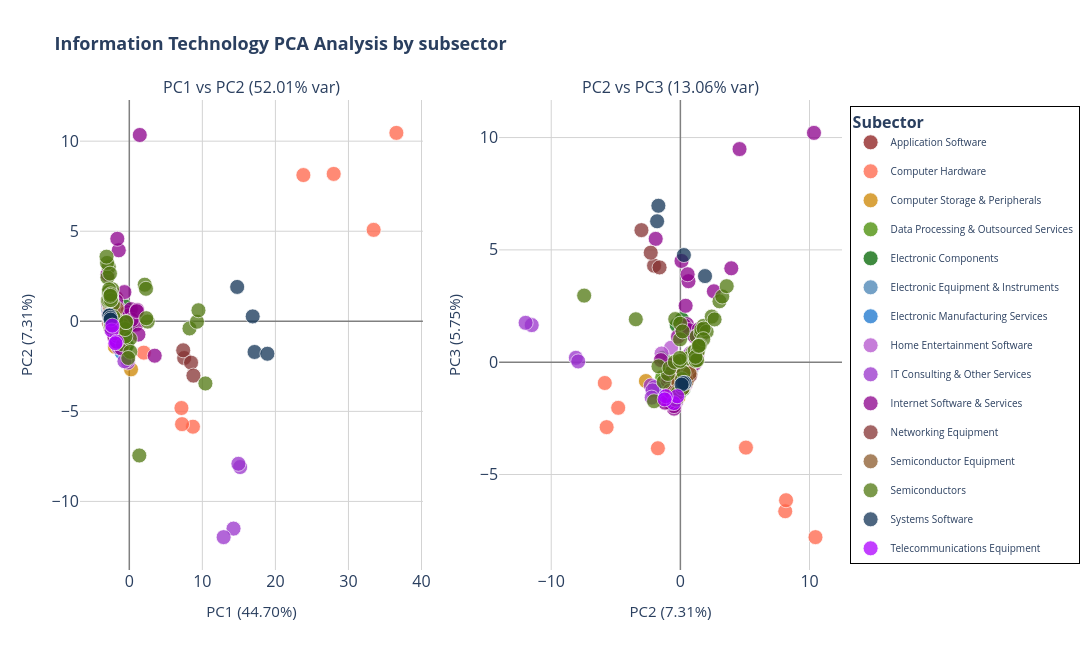

The notebook cell saved with this chart:
### Code cell
###>> Plot3: Interactive 2D PCA with 2 subplots

fig = make_subplots(
    rows=1, cols=2,
    subplot_titles=(
        f'PC1 vs PC2 ({(pca.explained_variance_ratio_[0] + pca.explained_variance_ratio_[1])*100:.2f}% var)',
        f'PC2 vs PC3 ({(pca.explained_variance_ratio_[1] + pca.explained_variance_ratio_[2])*100:.2f}% var)'
    )
)

# Create sector to color mapping
sectors = sorted(df_pca_plot['Subsector'].unique())
sector_colors = {sector: r_palette[i % len(r_palette)] 
                 for i, sector in enumerate(sectors)}

# PC1 vs PC2
for sector in sectors:
    sector_data = df_pca_plot[df_pca_plot['Subsector'] == sector]
    
    fig.add_trace(
        go.Scatter(x=sector_data['PC1'],y=sector_data['PC2'],
                   mode='markers',name=sector,
                   marker=dict(size=15,
                               color=sector_colors[sector],
                               opacity=0.75,
                               line=dict(width=0.8, color='white')),
                               text=sector_data['Ticker'],
                               hovertemplate='<b>%{text}</b><br>' +
                               f'{sector}<br>' +
                               'PC1: %{x:.2f}<br>' +
                               'PC2: %{y:.2f}<br>' +
                            '<extra></extra>',
                            legendgroup=sector,
                            showlegend=True
                            ),
                          row=1, col=1
                          )

# PC2 vs PC3
for sector in sectors:
    sector_data = df_pca_plot[df_pca_plot['Subsector'] == sector]
    
    fig.add_trace(
        go.Scatter(x=sector_data['PC2'],y=sector_data['PC3'],
                   mode='markers',name=sector,
                   marker=dict(size=15,
                               color=sector_colors[sector],
                               opacity=0.75,
                               line=dict(width=0.8, color='white')),
                               text=sector_data['Ticker'],
                               hovertemplate='<b>%{text}</b><br>' +
                               f'{sector}<br>' +
                               'PC2: %{x:.2f}<br>' +
                               'PC3: %{y:.2f}<br>' +
                            '<extra></extra>',
                            legendgroup=sector,
                            showlegend=False
                            ),
                        row=1, col=2
                        )

# Update axes
fig.update_xaxes(
    title_text=f'PC1 ({pca.explained_variance_ratio_[0]*100:.2f}%)',
    title_font=dict(size=15),  
    gridcolor='lightgray',
    showgrid=True,
    zeroline=True,
    zerolinecolor='gray',
    zerolinewidth=1.5,
    row=1, col=1
)
fig.update_yaxes(
    title_text=f'PC2 ({pca.explained_variance_ratio_[1]*100:.2f}%)',
    title_font=dict(size=15),  
    gridcolor='lightgray',
    showgrid=True,
    zeroline=True,
    zerolinecolor='gray',
    zerolinewidth=1.5,
    row=1, col=1
)
fig.update_xaxes(
    title_text=f'PC2 ({pca.explained_variance_ratio_[1]*100:.2f}%)',
    title_font=dict(size=15),  
    gridcolor='lightgray',
    showgrid=True,
    zeroline=True,
    zerolinecolor='gray',
    zerolinewidth=1.5,
    row=1, col=2
)
fig.update_yaxes(
    title_text=f'PC3 ({pca.explained_variance_ratio_[2]*100:.2f}%)',
    title_font=dict(size=15),  
    gridcolor='lightgray',
    showgrid=True,
    zeroline=True,
    zerolinecolor='gray',
    zerolinewidth=1.5,
    row=1, col=2
)

fig.update_layout(
    width=1500,
    height=650,
    title_text="<b>Information Technology PCA Analysis by subsector</b>",
    title_font_size=18,
    hovermode='closest',
    plot_bgcolor='white',
    legend=dict(
        title=dict(text='<b>Subector</b>', font=dict(size=16)),
        yanchor="middle",
        y=0.5,
        xanchor="left",
        x=1.01,
        bgcolor="rgba(255,255,255,0.95)",
        bordercolor="black",
        borderwidth=1,
        font=dict(size=10)
    )
)
fig.update_xaxes(tickfont=dict(size=16))
fig.update_yaxes(tickfont=dict(size=16))
fig.show()

## >> save as html and png for sharing
FILE_NAME = f"IT_subsector_pca_PC1_PC2_PC3_test11"
fig.write_html(f"{HTML_PATH}/{FILE_NAME}.html")
fig.write_image(f"{FIG_PATH}/{FILE_NAME}.png",
               width=1500, height=650,
               scale=3          # Scale factor (like DPI multiplier)
               )

# allow to open automatically in the default browser
# import webbrowser
webbrowser.open(f"{HTML_PATH}/{FILE_NAME}.html")

### Figure 1 — Plotly figure (JSON) as saved in the notebook; plotly's stock layout.template omitted (floating-point values rounded to 4 significant figures)
{"data": [{"hovertemplate": "<b>%{text}</b><br>Application Software<br>PC1: %{x:.2f}<br>PC2: %{y:.2f}<br><extra></extra>", "legendgroup": "Application Software", "marker": {"color": "#8B1A1A", "line": {"color": "white", "width": 0.8}, "opacity": 0.75, "size": 15}, "mode": "markers", "name": "Application Software", "showlegend": true, "text": ["ADBE", "ADBE", "ADBE", "ADBE", "ADSK", "ADSK", "ADSK", "ADSK", "SYMC", "SYMC", "SYMC", "SYMC", "TDC", "TDC", "TDC", "TDC"], "type": "scatter", "x": [-2.203, -2.112, -1.938, -1.696, -2.586, -2.643, -2.55, -2.527, -1.381, -1.947, -1.752, -1.793, -2.582, -2.622, -2.601, -2.765], "xaxis": "x", "y": [0.02278, -0.1119, 0.1682, 0.4727, 0.5492, 0.4914, -0.09494, 0.09411, -0.5649, -0.4191, -0.7809, 1.304, 0.4337, 0.334, 0.17, -0.108], "yaxis": "y"}, {"hovertemplate": "<b>%{text}</b><br>Computer Hardware<br>PC1: %{x:.2f}<br>PC2: %{y:.2f}<br><extra></extra>", "legendgroup": "Computer Hardware", "marker": {"color": "#FF6347", "line": {"color": "white", "width": 0.8}, "opacity": 0.75, "size": 15}, "mode": "markers", "name": "Computer Hardware", "showlegend": true, "text": ["AAPL", "AAPL", "AAPL", "AAPL", "HPQ", "HPQ", "HPQ", "HPQ"], "type": "scatter", "x": [23.83, 27.98, 36.56, 33.45, 8.711, 7.135, 7.221, 1.984], "xaxis": "x", "y": [8.119, 8.182, 10.46, 5.076, -5.852, -4.815, -5.71, -1.74], "yaxis": "y"}, {"hovertemplate": "<b>%{text}</b><br>Computer Storage & Peripherals<br>PC1: %{x:.2f}<br>PC2: %{y:.2f}<br><extra></extra>", "legendgroup": "Computer Storage & Peripherals", "marker": {"color": "#CD8500", "line": {"color": "white", "width": 0.8}, "opacity": 0.75, "size": 15}, "mode": "markers", "name": "Computer Storage & Peripherals", "showlegend": true, "text": ["STX", "STX", "STX", "STX", "WDC", "WDC", "WDC", "WDC"], "type": "scatter", "x": [-1.598, -1.505, -1.387, -1.967, -1.249, -0.9495, -1.182, 0.2347], "xaxis": "x", "y": [-0.7613, -0.4173, -0.4701, -1.414, -0.517, -0.1567, -0.2801, -2.668], "yaxis": "y"}, {"hovertemplate": "<b>%{text}</b><br>Data Processing & Outsourced Services<br>PC1: %{x:.2f}<br>PC2: %{y:.2f}<br><extra></extra>", "legendgroup": "Data Processing & Outsourced Services", "marker": {"color": "#458B00", "line": {"color": "white", "width": 0.8}, "opacity": 0.75, "size": 15}, "mode": "markers", "name": "Data Processing & Outsourced Services", "showlegend": true, "text": ["ADS", "ADS", "ADS", "ADS", "GPN", "GPN", "GPN", "GPN"], "type": "scatter", "x": [-1.394, -1.366, -0.6965, -0.499, -2.614, -2.483, -2.267, -2.06], "xaxis": "x", "y": [-0.7334, -0.7871, -1.221, -1.405, -0.02289, -0.2198, -0.4277, -0.6395], "yaxis": "y"}, {"hovertemplate": "<b>%{text}</b><br>Electronic Components<br>PC1: %{x:.2f}<br>PC2: %{y:.2f}<br><extra></extra>", "legendgroup": "Electronic Components", "marker": {"color": "#006400", "line": {"color": "white", "width": 0.8}, "opacity": 0.75, "size": 15}, "mode": "markers", "name": "Electronic Components", "showlegend": true, "text": ["APH", "APH", "APH", "APH", "GLW", "GLW", "GLW", "GLW"], "type": "scatter", "x": [-2.358, -2.208, -2.187, -2.217, -0.6185, 0.06678, -0.3221, -0.2913], "xaxis": "x", "y": [0.2337, -0.08802, 0.1266, 0.2465, 0.8313, -0.2846, -1.347, 0.1147], "yaxis": "y"}, {"hovertemplate": "<b>%{text}</b><br>Electronic Equipment & Instruments<br>PC1: %{x:.2f}<br>PC2: %{y:.2f}<br><extra></extra>", "legendgroup": "Electronic Equipment & Instruments", "marker": {"color": "#4682b4", "line": {"color": "white", "width": 0.8}, "opacity": 0.75, "size": 15}, "mode": "markers", "name": "Electronic Equipment & Instruments", "showlegend": true, "text": ["FLIR", "FLIR", "FLIR", "FLIR"], "type": "scatter", "x": [-2.853, -2.893, -2.839, -2.706], "xaxis": "x", "y": [0.8126, 0.6955, 0.5681, 0.2384], "yaxis": "y"}, {"hovertemplate": "<b>%{text}</b><br>Electronic Manufacturing Services<br>PC1: %{x:.2f}<br>PC2: %{y:.2f}<br><extra></extra>", "legendgroup": "Electronic Manufacturing Services", "marker": {"color": "#1874CD", "line": {"color": "white", "width": 0.8}, "opacity": 0.75, "size": 15}, "mode": "markers", "name": "Electronic Manufacturing Services", "showlegend": true, "text": ["TEL", "TEL", "TEL", "TEL"], "type": "scatter", "x": [-1.142, -0.8455, -0.8079, -1.058], "xaxis": "x", "y": [-1.354, -0.8254, -0.7888, -1.724], "yaxis": "y"}, {"hovertemplate": "<b>%{text}</b><br>Home Entertainment Software<br>PC1: %{x:.2f}<br>PC2: %{y:.2f}<br><extra></extra>", "legendgroup": "Home Entertainment Software", "marker": {"color": "#B452CD", "line": {"color": "white", "width": 0.8}, "opacity": 0.75, "size": 15}, "mode": "markers", "name": "Home Entertainment Software", "showlegend": true, "text": ["ATVI", "ATVI", "ATVI", "ATVI", "EA", "EA", "EA", "EA"], "type": "scatter", "x": [-1.863, -1.529, -1.628, -1.482, -2.561, -2.505, -2.195, -2.123], "xaxis": "x", "y": [0.8799, 0.7703, -0.7222, -1.455, -0.3644, -0.3239, 0.2817, 0.4001], "yaxis": "y"}, {"hovertemplate": "<b>%{text}</b><br>IT Consulting & Other Services<br>PC1: %{x:.2f}<br>PC2: %{y:.2f}<br><extra></extra>", "legendgroup": "IT Consulting & Other Services", "marker": {"color": "#9932CC", "line": {"color": "white", "width": 0.8}, "opacity": 0.75, "size": 15}, "mode": "markers", "name": "IT Consulting & Other Services", "showlegend": true, "text": ["CTSH", "CTSH", "CTSH", "CTSH", "IBM", "IBM", "IBM", "IBM", "XRX", "XRX", "XRX", "XRX"], "type": "scatter", "x": [-2.176, -1.971, -1.563, -1.454, 15.17, 14.93, 14.27, 12.91, -0.2026, -0.3447, -0.241, -0.6677], "xaxis": "x", "y": [0.7151, 0.6826, 0.03874, 0.2669, -8.092, -7.912, -11.51, -11.98, -2.287, -1.995, -2.154, -2.218], "yaxis": "y"}, {"hovertemplate": "<b>%{text}</b><br>Internet Software & Services<br>PC1: %{x:.2f}<br>PC2: %{y:.2f}<br><extra></extra>", "legendgroup": "Internet Software & Services", "marker": {"color": "#8B008B", "line": {"color": "white", "width": 0.8}, "opacity": 0.75, "size": 15}, "mode": "markers", "name": "Internet Software & Services", "showlegend": true, "text": ["AKAM", "AKAM", "AKAM", "AKAM", "CRM", "CRM", "CRM", "CRM", "CTXS", "CTXS", "CTXS", "CTXS", "EBAY", "EBAY", "EBAY", "EBAY", "FIS", "FIS", "FIS", "FIS", "FISV", "FISV", "FISV", "FISV", "INTU", "INTU", "INTU", "INTU", "MA", "MA", "MA", "MA", "NFLX", "NFLX", "NFLX", "NFLX", "NTAP", "NTAP", "NTAP", "NTAP", "PAYX", "PAYX", "PAYX", "PAYX", "TSS", "TSS", "TSS", "TSS", "V", "V", "V", "V", "VRSN", "VRSN", "VRSN", "VRSN", "WU", "WU", "WU", "WU", "YHOO", "YHOO", "YHOO", "YHOO"], "type": "scatter", "x": [-2.9, -2.868, -2.725, -2.74, -2.477, -2.034, -1.944, -1.679, -2.455, -2.357, -2.382, -2.172, 0.9265, 1.246, -0.8338, -0.6187, -1.959, -1.863, -1.746, -1.073, -2.103, -2.037, -1.931, -1.887, -2.265, -2.186, -2.258, -2.039, -0.6696, -0.3003, -0.0734, 0.2212, -2.458, -2.204, -2.041, -1.749, -1.86, -2.064, -1.955, -1.983, -2.24, -2.18, -2.143, -2.108, -2.796, -2.623, -2.658, -2.631, 0.3415, 1.084, 1.032, 3.476, -2.991, -2.667, -2.773, -2.717, -1.575, -1.57, -1.638, -1.699, -1.442, -1.807, 1.436, -1.638], "xaxis": "x", "y": [0.9748, 1.28, 1.083, 0.9572, -0.4175, -0.7921, -0.6585, -0.6622, 0.007058, -0.1712, -0.2679, -0.05832, -0.1828, -0.7372, 0.1186, 0.4077, -0.9455, -0.9957, -0.9205, -1.507, -0.3828, -0.4504, -0.4152, -0.4712, 0.7527, 0.7934, 0.09213, 0.2868, 1.62, 0.5039, 0.327, 0.6735, -0.491, -0.499, -0.8626, -1.189, 0.1509, 0.3651, 0.2625, -0.1713, 1.087, 0.8854, 0.9259, 1.013, 0.3757, 0.082, 0.2122, 0.3116, 0.08757, 0.6275, 0.5613, -1.91, 2.592, 1.438, 1.326, 1.4, -0.6432, -0.8412, -0.8332, -0.8076, 3.942, 1.139, 10.34, 4.581], "yaxis": "y"}, {"hovertemplate": "<b>%{text}</b><br>Networking Equipment<br>PC1: %{x:.2f}<br>PC2: %{y:.2f}<br><extra></extra>", "legendgroup": "Networking Equipment", "marker": {"color": "#853232", "line": {"color": "white", "width": 0.8}, "opacity": 0.75, "size": 15}, "mode": "markers", "name": "Networking Equipment", "showlegend": true, "text": ["CSCO", "CSCO", "CSCO", "CSCO", "FFIV", "FFIV", "FFIV", "FFIV", "JNPR", "JNPR", "JNPR", "JNPR"], "type": "scatter", "x": [7.512, 7.377, 8.453, 8.778, -2.703, -2.661, -2.59, -2.582, -2.417, -2.294, -2.35, -2.176], "xaxis": "x", "y": [-2.037, -1.61, -2.295, -3.016, 0.7299, 0.7385, 0.7811, 0.7261, 0.1177, 0.3819, -0.01266, 0.3615], "yaxis": "y"}, {"hovertemplate": "<b>%{text}</b><br>Semiconductor Equipment<br>PC1: %{x:.2f}<br>PC2: %{y:.2f}<br><extra></extra>", "legendgroup": "Semiconductor Equipment", "marker": {"color": "#8B5A2B", "line": {"color": "white", "width": 0.8}, "opacity": 0.75, "size": 15}, "mode": "markers", "name": "Semiconductor Equipment", "showlegend": true, "text": ["AMAT", "AMAT", "AMAT", "AMAT", "KLAC", "KLAC", "KLAC", "KLAC", "LRCX", "LRCX", "LRCX", "LRCX"], "type": "scatter", "x": [-1.741, -1.466, -1.092, -0.9168, -2.572, -2.524, -2.465, -2.388, -2.499, -2.147, -1.838, -1.711], "xaxis": "x", "y": [-0.6877, -0.1844, -0.1594, -0.2403, 1.183, 1.303, 0.589, 0.9469, -0.2693, 0.4841, 0.202, 0.7097], "yaxis": "y"}, {"hovertemplate": "<b>%{text}</b><br>Semiconductors<br>PC1: %{x:.2f}<br>PC2: %{y:.2f}<br><extra></extra>", "legendgroup": "Semiconductors", "marker": {"color": "#507710", "line": {"color": "white", "width": 0.8}, "opacity": 0.75, "size": 15}, "mode": "markers", "name": "Semiconductors", "showlegend": true, "text": ["ADI", "ADI", "ADI", "ADI", "AVGO", "AVGO", "FSLR", "FSLR", "FSLR", "FSLR", "INTC", "INTC", "INTC", "INTC", "LLTC", "LLTC", "LLTC", "LLTC", "MCHP", "MCHP", "MCHP", "MCHP", "MU", "MU", "MU", "MU", "NVDA", "NVDA", "NVDA", "NVDA", "QCOM", "QCOM", "QCOM", "QCOM", "SWKS", "SWKS", "SWKS", "SWKS", "TXN", "TXN", "TXN", "TXN", "XLNX", "XLNX", "XLNX", "XLNX"], "type": "scatter", "x": [-2.811, -2.459, -2.247, -2.361, -1.788, 1.369, -2.567, -2.484, -2.507, -2.395, 8.239, 9.263, 9.465, 10.42, -2.673, -2.996, -3.048, -3.119, -2.91, -2.765, -2.796, -2.797, -0.857, 0.08555, 0.1354, -0.1474, -2.498, -2.498, -2.462, -2.193, 2.106, 2.285, 2.516, 2.322, -2.925, -2.743, -2.48, -2.648, -0.5422, -0.5764, -0.4168, -0.4515, -2.765, -2.519, -2.552, -2.596], "xaxis": "x", "y": [3.027, 1.259, 0.9595, 1.785, 0.07956, -7.45, -0.347, -0.1934, 0.15, 0.1277, -0.3958, -0.02384, 0.6134, -3.45, 1.152, 2.432, 3.241, 3.589, 1.106, 1.452, 1.586, 1.626, -1.287, -0.9681, -1.694, -2.039, 1.19, 1.357, 1.513, 0.2546, 2.032, 1.804, -0.01618, 0.1716, 1.178, 1.187, 1.294, 2.648, -0.841, -0.4325, -0.03056, -0.04699, 1.773, 1.172, 1.493, 1.413], "yaxis": "y"}, {"hovertemplate": "<b>%{text}</b><br>Systems Software<br>PC1: %{x:.2f}<br>PC2: %{y:.2f}<br><extra></extra>", "legendgroup": "Systems Software", "marker": {"color": "#123456", "line": {"color": "white", "width": 0.8}, "opacity": 0.75, "size": 15}, "mode": "markers", "name": "Systems Software", "showlegend": true, "text": ["MSFT", "MSFT", "MSFT", "MSFT", "RHT", "RHT", "RHT", "RHT"], "type": "scatter", "x": [14.77, 16.89, 17.15, 18.9, -2.758, -2.713, -2.584, -2.56], "xaxis": "x", "y": [1.908, 0.2722, -1.704, -1.801, 0.3052, 0.3281, 0.1894, 0.09699], "yaxis": "y"}, {"hovertemplate": "<b>%{text}</b><br>Telecommunications Equipment<br>PC1: %{x:.2f}<br>PC2: %{y:.2f}<br><extra></extra>", "legendgroup": "Telecommunications Equipment", "marker": {"color": "#ae00ff", "line": {"color": "white", "width": 0.8}, "opacity": 0.75, "size": 15}, "mode": "markers", "name": "Telecommunications Equipment", "showlegend": true, "text": ["HRS", "HRS", "HRS", "HRS"], "type": "scatter", "x": [-2.391, -2.33, -1.735, -1.906], "xaxis": "x", "y": [-0.5087, -0.2422, -1.135, -1.217], "yaxis": "y"}, {"hovertemplate": "<b>%{text}</b><br>Application Software<br>PC2: %{x:.2f}<br>PC3: %{y:.2f}<br><extra></extra>", "legendgroup": "Application Software", "marker": {"color": "#8B1A1A", "line": {"color": "white", "width": 0.8}, "opacity": 0.75, "size": 15}, "mode": "markers", "name": "Application Software", "showlegend": false, "text": ["ADBE", "ADBE", "ADBE", "ADBE", "ADSK", "ADSK", "ADSK", "ADSK", "SYMC", "SYMC", "SYMC", "SYMC", "TDC", "TDC", "TDC", "TDC"], "type": "scatter", "x": [0.02278, -0.1119, 0.1682, 0.4727, 0.5492, 0.4914, -0.09494, 0.09411, -0.5649, -0.4191, -0.7809, 1.304, 0.4337, 0.334, 0.17, -0.108], "xaxis": "x2", "y": [-0.2454, -0.6139, -0.0458, 0.222, -0.5647, -0.4907, -1.125, -1.038, -0.06136, -0.3603, -0.4747, 0.367, -0.8715, -0.963, -1.117, -1.324], "yaxis": "y2"}, {"hovertemplate": "<b>%{text}</b><br>Computer Hardware<br>PC2: %{x:.2f}<br>PC3: %{y:.2f}<br><extra></extra>", "legendgroup": "Computer Hardware", "marker": {"color": "#FF6347", "line": {"color": "white", "width": 0.8}, "opacity": 0.75, "size": 15}, "mode": "markers", "name": "Computer Hardware", "showlegend": false, "text": ["AAPL", "AAPL", "AAPL", "AAPL", "HPQ", "HPQ", "HPQ", "HPQ"], "type": "scatter", "x": [8.119, 8.182, 10.46, 5.076, -5.852, -4.815, -5.71, -1.74], "xaxis": "x2", "y": [-6.634, -6.145, -7.787, -3.802, -0.9255, -2.032, -2.891, -3.831], "yaxis": "y2"}, {"hovertemplate": "<b>%{text}</b><br>Computer Storage & Peripherals<br>PC2: %{x:.2f}<br>PC3: %{y:.2f}<br><extra></extra>", "legendgroup": "Computer Storage & Peripherals", "marker": {"color": "#CD8500", "line": {"color": "white", "width": 0.8}, "opacity": 0.75, "size": 15}, "mode": "markers", "name": "Computer Storage & Peripherals", "showlegend": false, "text": ["STX", "STX", "STX", "STX", "WDC", "WDC", "WDC", "WDC"], "type": "scatter", "x": [-0.7613, -0.4173, -0.4701, -1.414, -0.517, -0.1567, -0.2801, -2.668], "xaxis": "x2", "y": [-1.078, -1.24, -1.024, -1.583, -1.79, -1.564, -1.411, -0.8385], "yaxis": "y2"}, {"hovertemplate": "<b>%{text}</b><br>Data Processing & Outsourced Services<br>PC2: %{x:.2f}<br>PC3: %{y:.2f}<br><extra></extra>", "legendgroup": "Data Processing & Outsourced Services", "marker": {"color": "#458B00", "line": {"color": "white", "width": 0.8}, "opacity": 0.75, "size": 15}, "mode": "markers", "name": "Data Processing & Outsourced Services", "showlegend": false, "text": ["ADS", "ADS", "ADS", "ADS", "GPN", "GPN", "GPN", "GPN"], "type": "scatter", "x": [-0.7334, -0.7871, -1.221, -1.405, -0.02289, -0.2198, -0.4277, -0.6395], "xaxis": "x2", "y": [-0.9145, -0.8554, -0.7393, -0.6704, -1.152, -1.24, -1.338, -1.043], "yaxis": "y2"}, {"hovertemplate": "<b>%{text}</b><br>Electronic Components<br>PC2: %{x:.2f}<br>PC3: %{y:.2f}<br><extra></extra>", "legendgroup": "Electronic Components", "marker": {"color": "#006400", "line": {"color": "white", "width": 0.8}, "opacity": 0.75, "size": 15}, "mode": "markers", "name": "Electronic Components", "showlegend": false, "text": ["APH", "APH", "APH", "APH", "GLW", "GLW", "GLW", "GLW"], "type": "scatter", "x": [0.2337, -0.08802, 0.1266, 0.2465, 0.8313, -0.2846, -1.347, 0.1147], "xaxis": "x2", "y": [-1.194, -1.381, -0.9582, -0.6848, 1.288, 1.655, 0.2022, 1.915], "yaxis": "y2"}, {"hovertemplate": "<b>%{text}</b><br>Electronic Equipment & Instruments<br>PC2: %{x:.2f}<br>PC3: %{y:.2f}<br><extra></extra>", "legendgroup": "Electronic Equipment & Instruments", "marker": {"color": "#4682b4", "line": {"color": "white", "width": 0.8}, "opacity": 0.75, "size": 15}, "mode": "markers", "name": "Electronic Equipment & Instruments", "showlegend": false, "text": ["FLIR", "FLIR", "FLIR", "FLIR"], "type": "scatter", "x": [0.8126, 0.6955, 0.5681, 0.2384], "xaxis": "x2", "y": [-0.4053, -0.5312, -0.6147, -1.092], "yaxis": "y2"}, {"hovertemplate": "<b>%{text}</b><br>Electronic Manufacturing Services<br>PC2: %{x:.2f}<br>PC3: %{y:.2f}<br><extra></extra>", "legendgroup": "Electronic Manufacturing Services", "marker": {"color": "#1874CD", "line": {"color": "white", "width": 0.8}, "opacity": 0.75, "size": 15}, "mode": "markers", "name": "Electronic Manufacturing Services", "showlegend": false, "text": ["TEL", "TEL", "TEL", "TEL"], "type": "scatter", "x": [-1.354, -0.8254, -0.7888, -1.724], "xaxis": "x2", "y": [-1.215, -1.057, -1.007, -1.214], "yaxis": "y2"}, {"hovertemplate": "<b>%{text}</b><br>Home Entertainment Software<br>PC2: %{x:.2f}<br>PC3: %{y:.2f}<br><extra></extra>", "legendgroup": "Home Entertainment Software", "marker": {"color": "#B452CD", "line": {"color": "white", "width": 0.8}, "opacity": 0.75, "size": 15}, "mode": "markers", "name": "Home Entertainment Software", "showlegend": false, "text": ["ATVI", "ATVI", "ATVI", "ATVI", "EA", "EA", "EA", "EA"], "type": "scatter", "x": [0.8799, 0.7703, -0.7222, -1.455, -0.3644, -0.3239, 0.2817, 0.4001], "xaxis": "x2", "y": [0.3326, 0.3993, 0.6417, 0.3855, -1.559, -1.764, -0.6818, -0.3647], "yaxis": "y2"}, {"hovertemplate": "<b>%{text}</b><br>IT Consulting & Other Services<br>PC2: %{x:.2f}<br>PC3: %{y:.2f}<br><extra></extra>", "legendgroup": "IT Consulting & Other Services", "marker": {"color": "#9932CC", "line": {"color": "white", "width": 0.8}, "opacity": 0.75, "size": 15}, "mode": "markers", "name": "IT Consulting & Other Services", "showlegend": false, "text": ["CTSH", "CTSH", "CTSH", "CTSH", "IBM", "IBM", "IBM", "IBM", "XRX", "XRX", "XRX", "XRX"], "type": "scatter", "x": [0.7151, 0.6826, 0.03874, 0.2669, -8.092, -7.912, -11.51, -11.98, -2.287, -1.995, -2.154, -2.218], "xaxis": "x2", "y": [-0.6009, -0.6304, -0.6598, -0.6203, 0.1947, 0.03487, 1.651, 1.753, -1.038, -1.112, -1.253, -1.576], "yaxis": "y2"}, {"hovertemplate": "<b>%{text}</b><br>Internet Software & Services<br>PC2: %{x:.2f}<br>PC3: %{y:.2f}<br><extra></extra>", "legendgroup": "Internet Software & Services", "marker": {"color": "#8B008B", "line": {"color": "white", "width": 0.8}, "opacity": 0.75, "size": 15}, "mode": "markers", "name": "Internet Software & Services", "showlegend": false, "text": ["AKAM", "AKAM", "AKAM", "AKAM", "CRM", "CRM", "CRM", "CRM", "CTXS", "CTXS", "CTXS", "CTXS", "EBAY", "EBAY", "EBAY", "EBAY", "FIS", "FIS", "FIS", "FIS", "FISV", "FISV", "FISV", "FISV", "INTU", "INTU", "INTU", "INTU", "MA", "MA", "MA", "MA", "NFLX", "NFLX", "NFLX", "NFLX", "NTAP", "NTAP", "NTAP", "NTAP", "PAYX", "PAYX", "PAYX", "PAYX", "TSS", "TSS", "TSS", "TSS", "V", "V", "V", "V", "VRSN", "VRSN", "VRSN", "VRSN", "WU", "WU", "WU", "WU", "YHOO", "YHOO", "YHOO", "YHOO"], "type": "scatter", "x": [0.9748, 1.28, 1.083, 0.9572, -0.4175, -0.7921, -0.6585, -0.6622, 0.007058, -0.1712, -0.2679, -0.05832, -0.1828, -0.7372, 0.1186, 0.4077, -0.9455, -0.9957, -0.9205, -1.507, -0.3828, -0.4504, -0.4152, -0.4712, 0.7527, 0.7934, 0.09213, 0.2868, 1.62, 0.5039, 0.327, 0.6735, -0.491, -0.499, -0.8626, -1.189, 0.1509, 0.3651, 0.2625, -0.1713, 1.087, 0.8854, 0.9259, 1.013, 0.3757, 0.082, 0.2122, 0.3116, 0.08757, 0.6275, 0.5613, -1.91, 2.592, 1.438, 1.326, 1.4, -0.6432, -0.8412, -0.8332, -0.8076, 3.942, 1.139, 10.34, 4.581], "xaxis": "x2", "y": [-0.05526, 0.2854, 0.1595, -0.02265, -1.497, -1.249, -1.404, -1.551, -1.007, -1.191, -1.042, -0.697, 1.138, -0.1253, 1.48, 2.512, -0.7934, -0.8313, -0.6986, 0.093, -0.9947, -0.9734, -0.9653, -1.007, -0.04203, -0.06025, -0.728, -0.5865, 1.208, 1.69, 1.631, 1.427, -2.068, -1.955, -1.8, -1.801, -0.683, -0.5422, -0.5434, -1.013, -0.07343, 0.2331, 0.1687, 0.1111, -1.001, -1.094, -1.137, -0.99, 4.507, 3.607, 3.915, 5.491, 3.156, 1.466, 1.114, 1.201, -1.082, -1.272, -1.265, -1.281, 4.18, 1.126, 10.21, 9.487], "yaxis": "y2"}, {"hovertemplate": "<b>%{text}</b><br>Networking Equipment<br>PC2: %{x:.2f}<br>PC3: %{y:.2f}<br><extra></extra>", "legendgroup": "Networking Equipment", "marker": {"color": "#853232", "line": {"color": "white", "width": 0.8}, "opacity": 0.75, "size": 15}, "mode": "markers", "name": "Networking Equipment", "showlegend": false, "text": ["CSCO", "CSCO", "CSCO", "CSCO", "FFIV", "FFIV", "FFIV", "FFIV", "JNPR", "JNPR", "JNPR", "JNPR"], "type": "scatter", "x": [-2.037, -1.61, -2.295, -3.016, 0.7299, 0.7385, 0.7811, 0.7261, 0.1177, 0.3819, -0.01266, 0.3615], "xaxis": "x2", "y": [4.298, 4.22, 4.875, 5.879, -0.5094, -0.5687, -0.542, -0.6094, -0.6174, -0.4143, -0.6315, -0.6601], "yaxis": "y2"}, {"hovertemplate": "<b>%{text}</b><br>Semiconductor Equipment<br>PC2: %{x:.2f}<br>PC3: %{y:.2f}<br><extra></extra>", "legendgroup": "Semiconductor Equipment", "marker": {"color": "#8B5A2B", "line": {"color": "white", "width": 0.8}, "opacity": 0.75, "size": 15}, "mode": "markers", "name": "Semiconductor Equipment", "showlegend": false, "text": ["AMAT", "AMAT", "AMAT", "AMAT", "KLAC", "KLAC", "KLAC", "KLAC", "LRCX", "LRCX", "LRCX", "LRCX"], "type": "scatter", "x": [-0.6877, -0.1844, -0.1594, -0.2403, 1.183, 1.303, 0.589, 0.9469, -0.2693, 0.4841, 0.202, 0.7097], "xaxis": "x2", "y": [-1.331, -0.8574, -0.8243, -0.8275, 0.3926, 0.4584, -0.2741, 0.2558, -1.308, -0.8626, -1.145, -0.5077], "yaxis": "y2"}, {"hovertemplate": "<b>%{text}</b><br>Semiconductors<br>PC2: %{x:.2f}<br>PC3: %{y:.2f}<br><extra></extra>", "legendgroup": "Semiconductors", "marker": {"color": "#507710", "line": {"color": "white", "width": 0.8}, "opacity": 0.75, "size": 15}, "mode": "markers", "name": "Semiconductors", "showlegend": false, "text": ["ADI", "ADI", "ADI", "ADI", "AVGO", "AVGO", "FSLR", "FSLR", "FSLR", "FSLR", "INTC", "INTC", "INTC", "INTC", "LLTC", "LLTC", "LLTC", "LLTC", "MCHP", "MCHP", "MCHP", "MCHP", "MU", "MU", "MU", "MU", "NVDA", "NVDA", "NVDA", "NVDA", "QCOM", "QCOM", "QCOM", "QCOM", "SWKS", "SWKS", "SWKS", "SWKS", "TXN", "TXN", "TXN", "TXN", "XLNX", "XLNX", "XLNX", "XLNX"], "type": "scatter", "x": [3.027, 1.259, 0.9595, 1.785, 0.07956, -7.45, -0.347, -0.1934, 0.15, 0.1277, -0.3958, -0.02384, 0.6134, -3.45, 1.152, 2.432, 3.241, 3.589, 1.106, 1.452, 1.586, 1.626, -1.287, -0.9681, -1.694, -2.039, 1.19, 1.357, 1.513, 0.2546, 2.032, 1.804, -0.01618, 0.1716, 1.178, 1.187, 1.294, 2.648, -0.841, -0.4325, -0.03056, -0.04699, 1.773, 1.172, 1.493, 1.413], "xaxis": "x2", "y": [2.711, 1.148, 0.4259, 1.616, 0.05752, 2.964, -1.67, -1.36, -1.174, -0.7559, 1.92, 1.019, 0.1727, 1.912, 0.3893, 2.031, 2.924, 3.385, 0.4951, 0.7446, 1.305, 1.455, -0.8717, -0.5253, -0.185, -1.738, 0.07097, 0.5103, 0.787, -0.4678, 1.354, 1.495, 1.715, 1.37, 0.08006, 0.05939, 0.08986, 1.906, -0.2628, 0.01074, 0.05697, 0.1899, 1.025, 0.2383, 0.7415, 0.7237], "yaxis": "y2"}, {"hovertemplate": "<b>%{text}</b><br>Systems Software<br>PC2: %{x:.2f}<br>PC3: %{y:.2f}<br><extra></extra>", "legendgroup": "Systems Software", "marker": {"color": "#123456", "line": {"color": "white", "width": 0.8}, "opacity": 0.75, "size": 15}, "mode": "markers", "name": "Systems Software", "showlegend": false, "text": ["MSFT", "MSFT", "MSFT", "MSFT", "RHT", "RHT", "RHT", "RHT"], "type": "scatter", "x": [1.908, 0.2722, -1.704, -1.801, 0.3052, 0.3281, 0.1894, 0.09699], "xaxis": "x2", "y": [3.833, 4.77, 6.964, 6.274, -0.9338, -0.9212, -0.9296, -0.9977], "yaxis": "y2"}, {"hovertemplate": "<b>%{text}</b><br>Telecommunications Equipment<br>PC2: %{x:.2f}<br>PC3: %{y:.2f}<br><extra></extra>", "legendgroup": "Telecommunications Equipment", "marker": {"color": "#ae00ff", "line": {"color": "white", "width": 0.8}, "opacity": 0.75, "size": 15}, "mode": "markers", "name": "Telecommunications Equipment", "showlegend": false, "text": ["HRS", "HRS", "HRS", "HRS"], "type": "scatter", "x": [-0.5087, -0.2422, -1.135, -1.217], "xaxis": "x2", "y": [-1.822, -1.517, -1.515, -1.655], "yaxis": "y2"}], "layout": {"annotations": [{"font": {"size": 16}, "showarrow": false, "text": "PC1 vs PC2 (52.01% var)", "x": 0.225, "xanchor": "center", "xref": "paper", "y": 1, "yanchor": "bottom", "yref": "paper"}, {"font": {"size": 16}, "showarrow": false, "text": "PC2 vs PC3 (13.06% var)", "x": 0.775, "xanchor": "center", "xref": "paper", "y": 1, "yanchor": "bottom", "yref": "paper"}], "height": 650, "hovermode": "closest", "legend": {"bgcolor": "rgba(255,255,255,0.95)", "bordercolor": "black", "borderwidth": 1, "font": {"size": 10}, "title": {"font": {"size": 16}, "text": "<b>Subector</b>"}, "x": 1.01, "xanchor": "left", "y": 0.5, "yanchor": "middle"}, "plot_bgcolor": "white", "title": {"font": {"size": 18}, "text": "<b>Information Technology PCA Analysis by subsector</b>"}, "width": 1500, "xaxis": {"anchor": "y", "domain": [0, 0.45], "gridcolor": "lightgray", "showgrid": true, "tickfont": {"size": 16}, "title": {"font": {"size": 15}, "text": "PC1 (44.70%)"}, "zeroline": true, "zerolinecolor": "gray", "zerolinewidth": 1.5}, "xaxis2": {"anchor": "y2", "domain": [0.55, 1], "gridcolor": "lightgray", "showgrid": true, "tickfont": {"size": 16}, "title": {"font": {"size": 15}, "text": "PC2 (7.31%)"}, "zeroline": true, "zerolinecolor": "gray", "zerolinewidth": 1.5}, "yaxis": {"anchor": "x", "domain": [0, 1], "gridcolor": "lightgray", "showgrid": true, "tickfont": {"size": 16}, "title": {"font": {"size": 15}, "text": "PC2 (7.31%)"}, "zeroline": true, "zerolinecolor": "gray", "zerolinewidth": 1.5}, "yaxis2": {"anchor": "x2", "domain": [0, 1], "gridcolor": "lightgray", "showgrid": true, "tickfont": {"size": 16}, "title": {"font": {"size": 15}, "text": "PC3 (5.75%)"}, "zeroline": true, "zerolinecolor": "gray", "zerolinewidth": 1.5}}}
